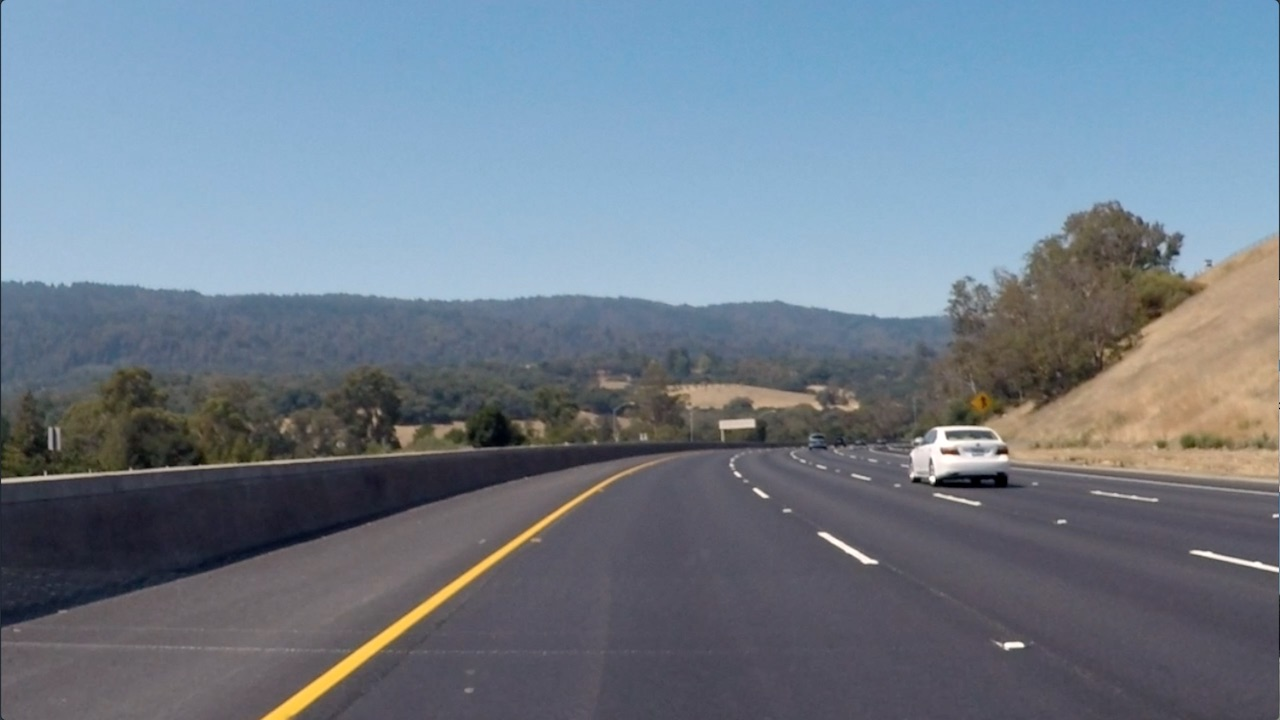
#> input picture ComputerVision/Chapter 1/1_2_Convolutional_Filters_Edge_Detection/images/curved_lane.jpg, 1280 x 720 px
$ python '2. Finding Edges and Custom Kernels.py'
#> lines starting #> are read from the running program, lines starting #| are printed output that depends on the picture
import matplotlib.pyplot as plt
import matplotlib.image as mpimg

import cv2
import numpy as np

# %matplotlib inline

# Read in the image
image = mpimg.imread('images/curved_lane.jpg')
#> image is the input picture: shape (720, 1280, 3); mean R, G, B 112.1, 125, 138.7

plt.imshow(image)
# Convert to grayscale for filtering
gray = cv2.cvtColor(image, cv2.COLOR_RGB2GRAY)
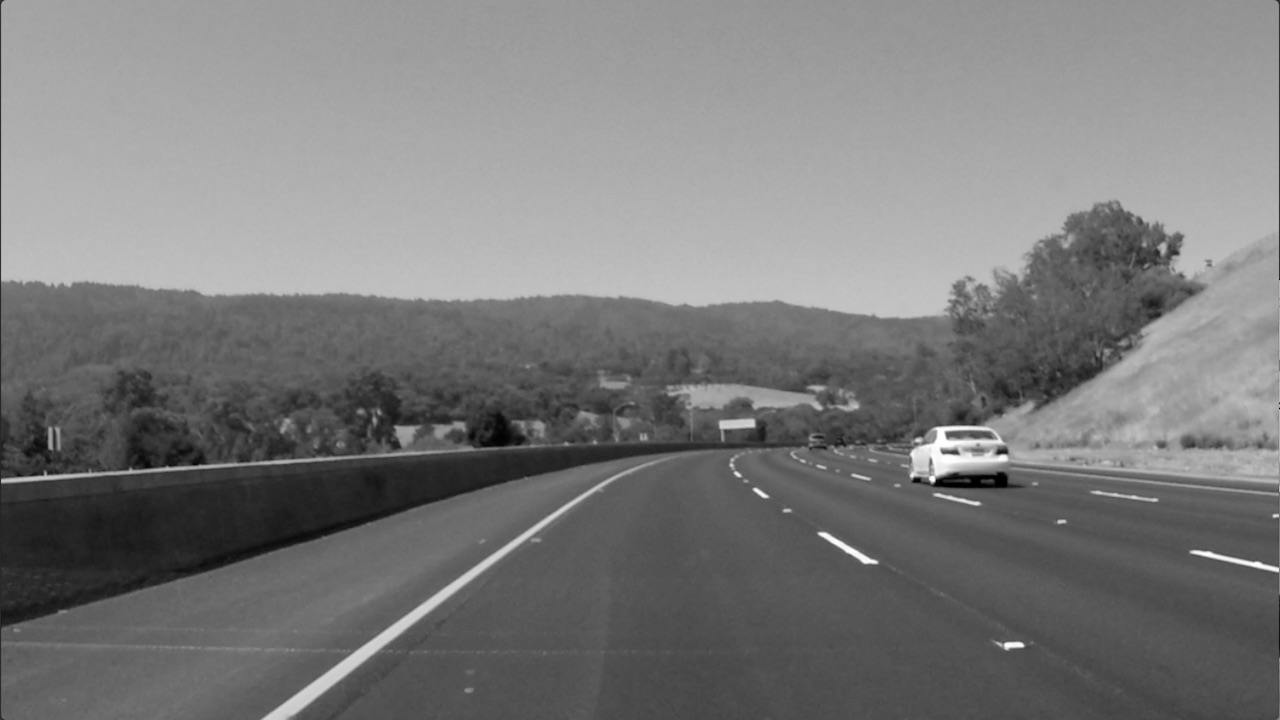
#> gray: shape (720, 1280); min 0, max 255, mean 122.7

plt.imshow(gray, cmap='gray')
# Create a custom kernel

# 3x3 array for edge detection
sobel_y = np.array([[ -1, -2, -1],
                   [ 0, 0, 0],
                   [ 1, 2, 1]])

## TODO: Create and apply a Sobel x operator
sobel_x = np.array([[ -1, 0, 1],
                   [ -2, 0, 2],
                   [ -1, 0, 1]])

# Filter the image using filter2D, which has inputs: (grayscale image, bit-depth, kernel)
filtered_image = cv2.filter2D(gray, -1, sobel_y)
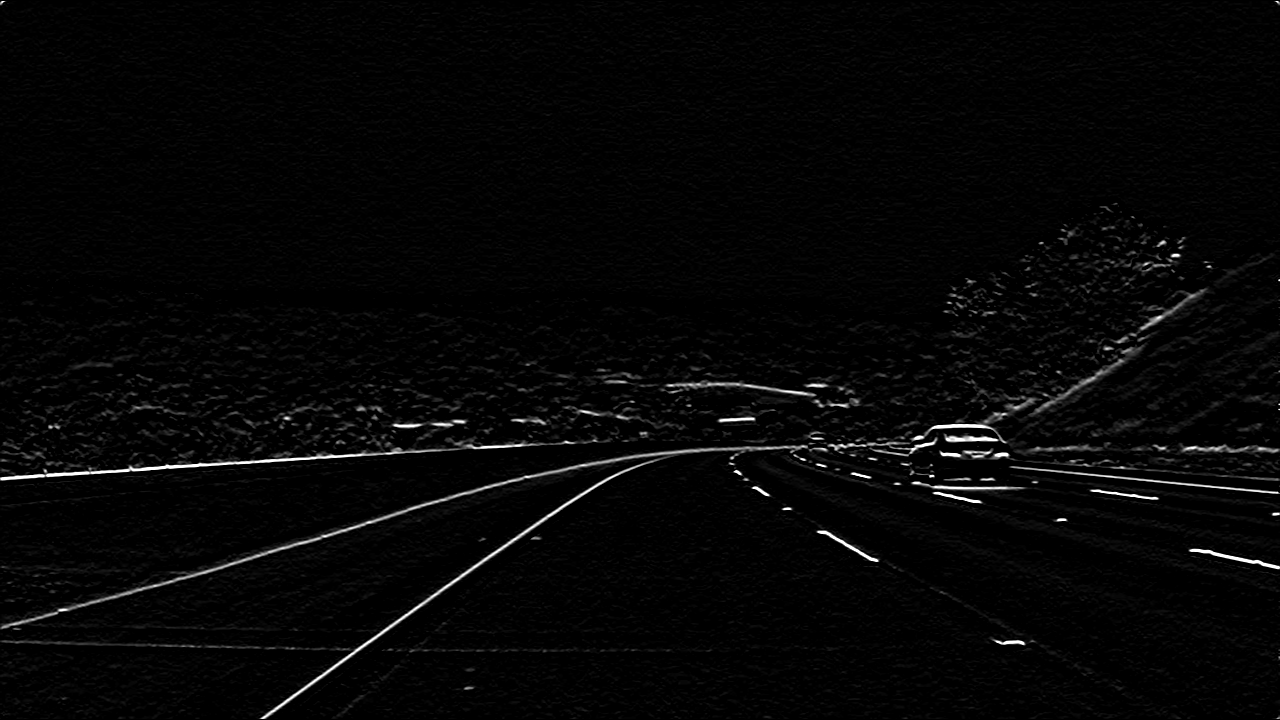
#> filtered_image: shape (720, 1280); min 0, max 255, mean 5.9

plt.subplot(121),plt.imshow(filtered_image, cmap='gray')

filtered_image = cv2.filter2D(gray, -1, sobel_x)
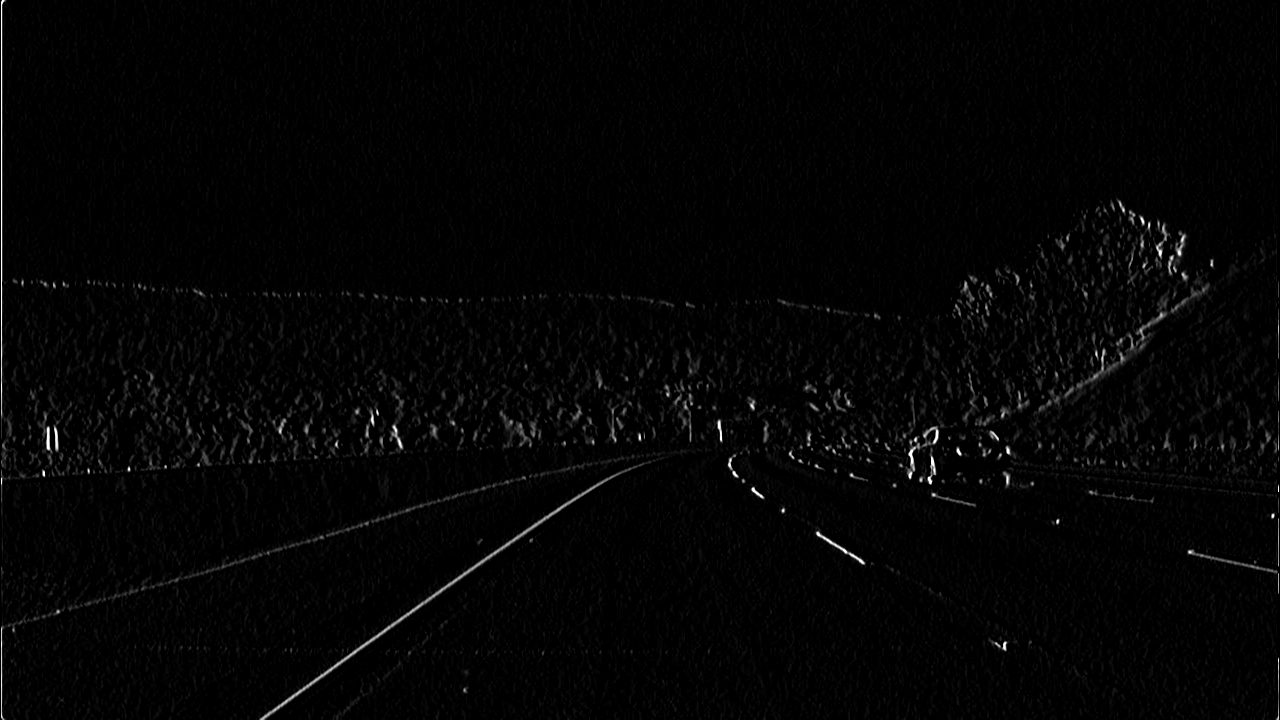
#> filtered_image: shape (720, 1280); min 0, max 255, mean 4.3

plt.subplot(122),plt.imshow(filtered_image, cmap='gray')

'''You're encouraged to create other kinds of filters and apply them to see what happens! As an optional exercise, try the following:

Create a filter with decimal value weights.
Create a 5x5 filter
Apply your filters to the other images in the images directory.'''
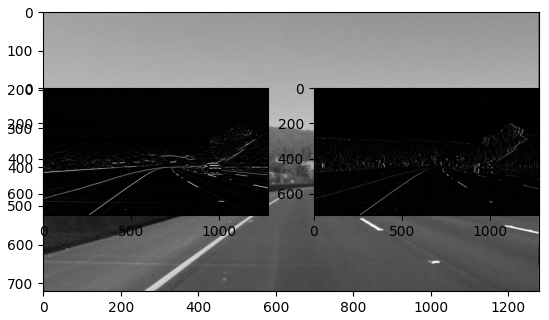
#> figure drawn by matplotlib, 3 panels

$ run again, with ComputerVision/Chapter 1/1_2_Convolutional_Filters_Edge_Detection/images/birds.jpg copied over ComputerVision/Chapter 1/1_2_Convolutional_Filters_Edge_Detection/images/curved_lane.jpg
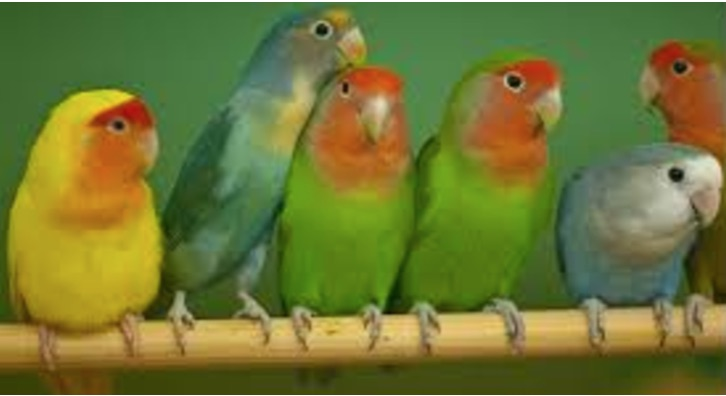
#> input picture ComputerVision/Chapter 1/1_2_Convolutional_Filters_Edge_Detection/images/birds.jpg, 726 x 396 px
#> image is the input picture: shape (396, 726, 3); mean R, G, B 111.1, 118.2, 52.2
#> `filtered_image = cv2.filter2D(gray, -1, sobel_x)`:
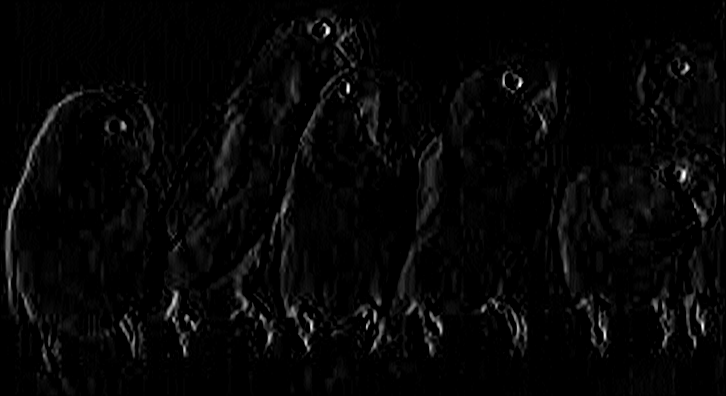
#> filtered_image: shape (396, 726); min 0, max 255, mean 6.1
#> `Apply your filters to the other images in the images directory.'''`:
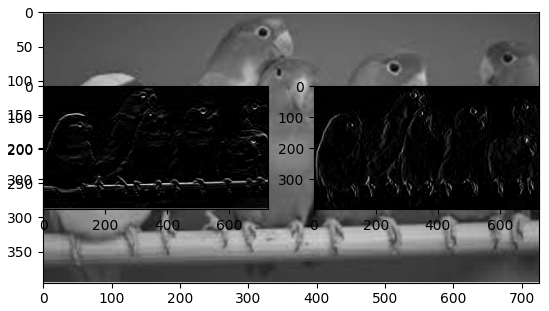
#> figure drawn by matplotlib, 3 panels
